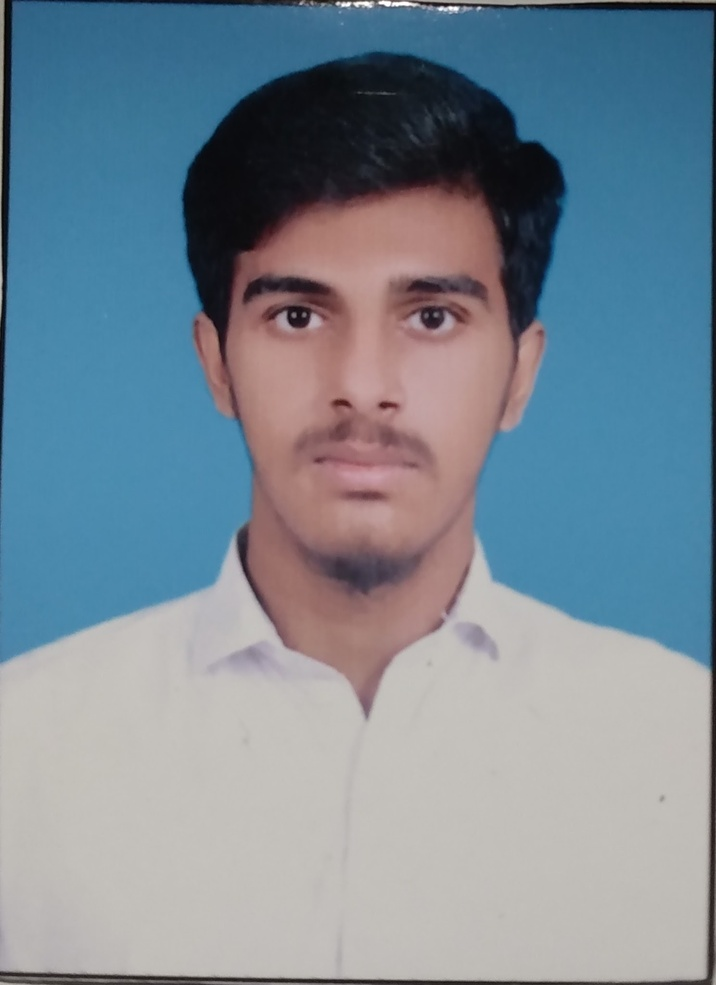
#> input picture yaseen.jpg, 716 x 985 px, shrunk from 1488 x 2048 before the run
$ python functions.py
#> lines starting #> are read from the running program, lines starting #| are printed output that depends on the picture; after the words box and inside, x2 and y2 are one past the last pixel; in counts of white or black regions, pixels touching at a corner belong together
import cv2
import numpy as np

# make kernal [0]
kernal =np.ones((5,5),np.uint8)
print(kernal)

img=cv2.imread("./yaseen.jpg")
#> img is the input picture: shape (985, 716, 3); mean B, G, R 149.1, 137.3, 121.9

# make gray img [1]
img1=cv2.imread("./yaseen.jpg",0)
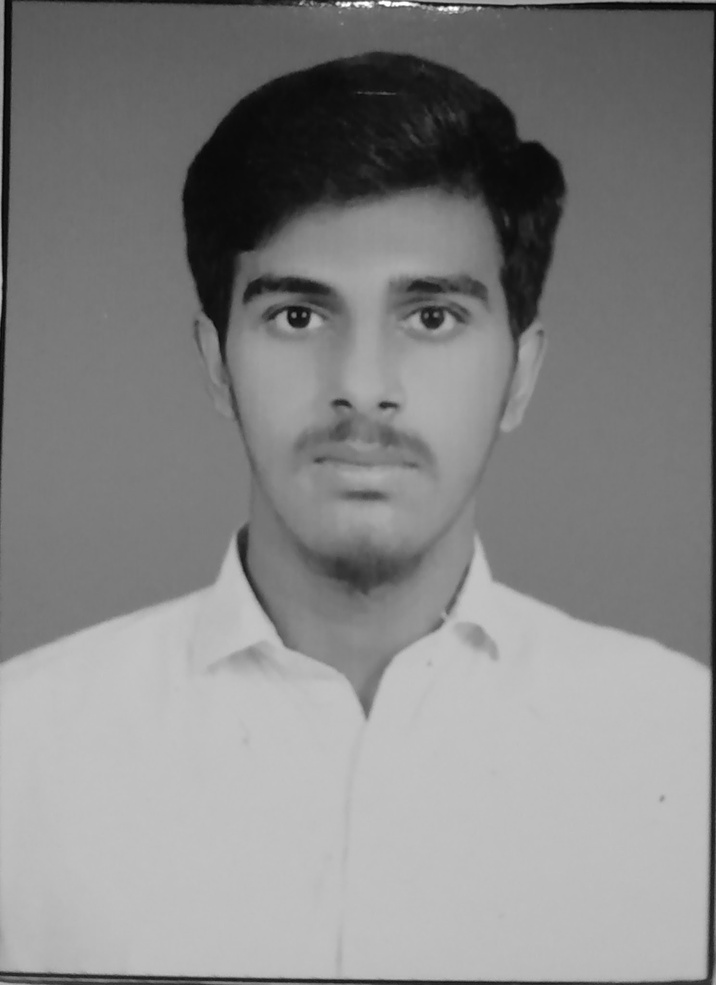
#> img1: shape (985, 716); min 0, max 255, mean 133.9
# [20 lines of commented-out code are left out]
imgCanny = cv2.Canny(img,100,100)
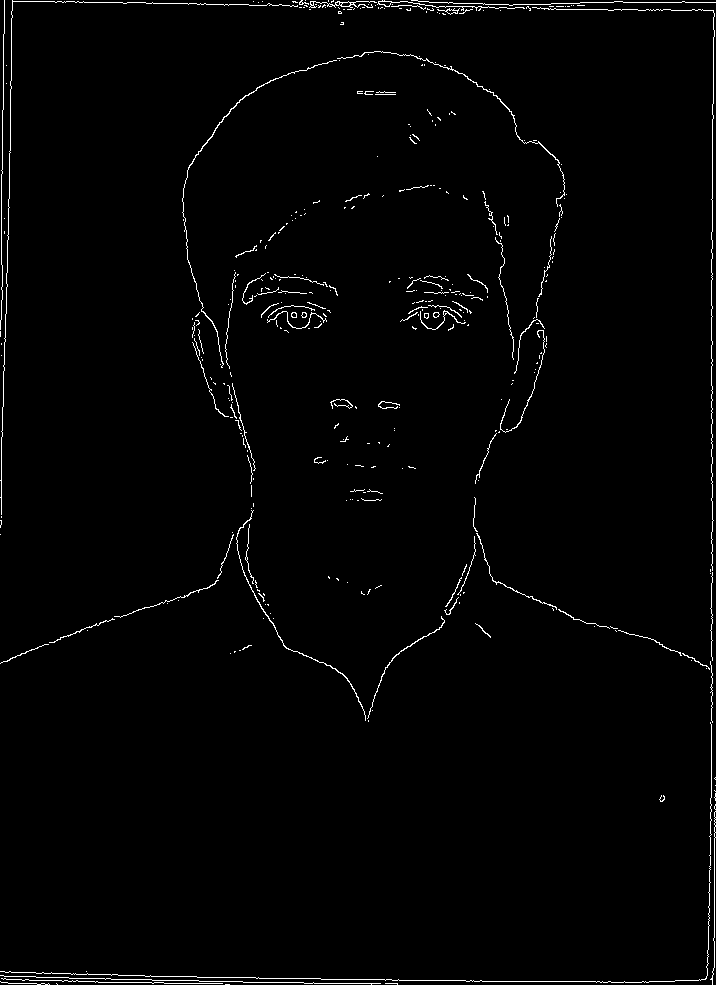
#> imgCanny: shape (985, 716); 1.5% white in thin lines or dots
imgDillation = cv2.dilate(imgCanny,kernal,iterations=2)
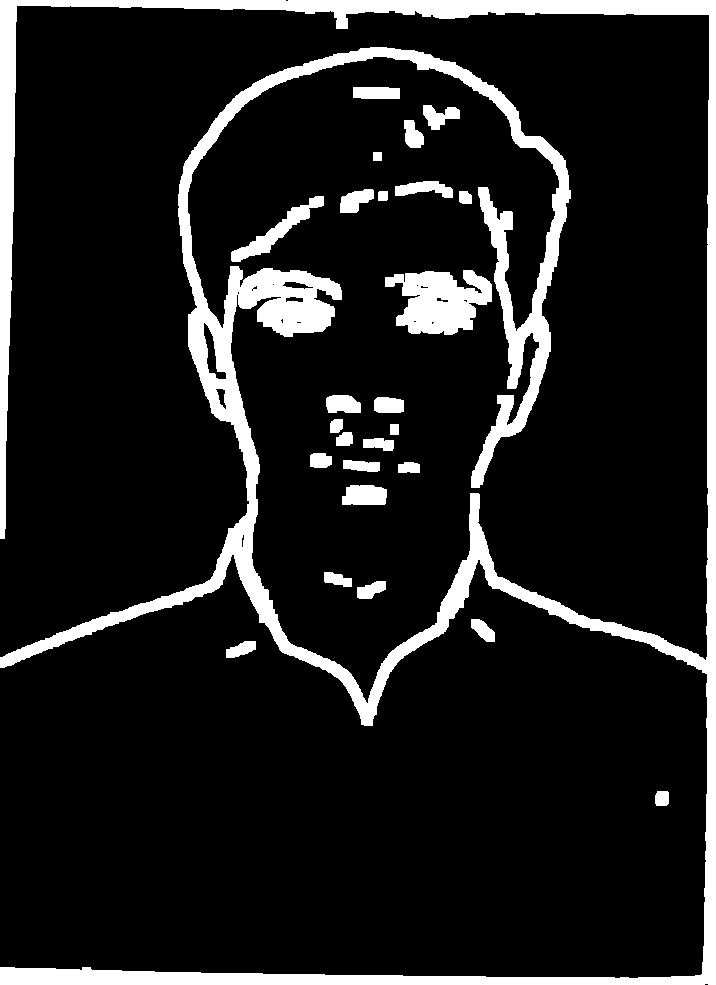
#> imgDillation: shape (985, 716); 11.9% white; 26 white regions, largest, box (x1, y1, x2, y2) and area: (0, 0, 716, 985) 70099, (385, 270, 492, 335) 4646, (231, 196, 324, 262) 1402
imgEroded = cv2.erode(imgDillation,kernal,iterations=2)
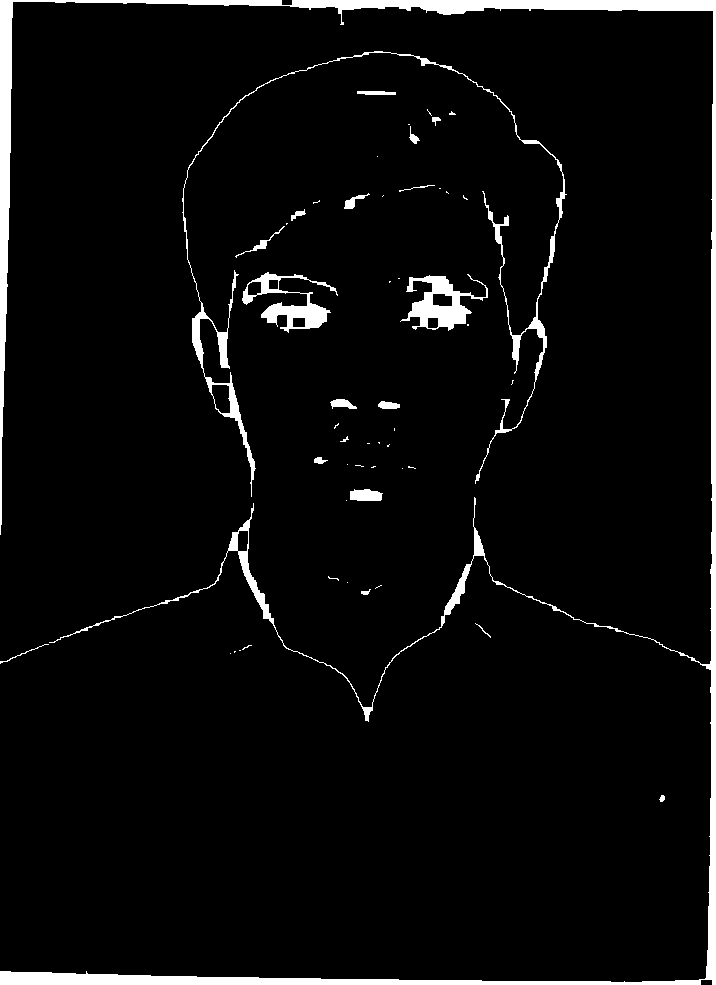
#> imgEroded: shape (985, 716); 4.5% white; 52 white regions (32 under 20 px), largest, box (x1, y1, x2, y2) and area: (0, 0, 716, 985) 21650, (182, 51, 567, 497) 4291, (400, 274, 488, 331) 1983
cv2.imshow("imgEroded",imgEroded)


cv2.waitKey(0)

$ run again, with cardImg.jpg copied over yaseen.jpg
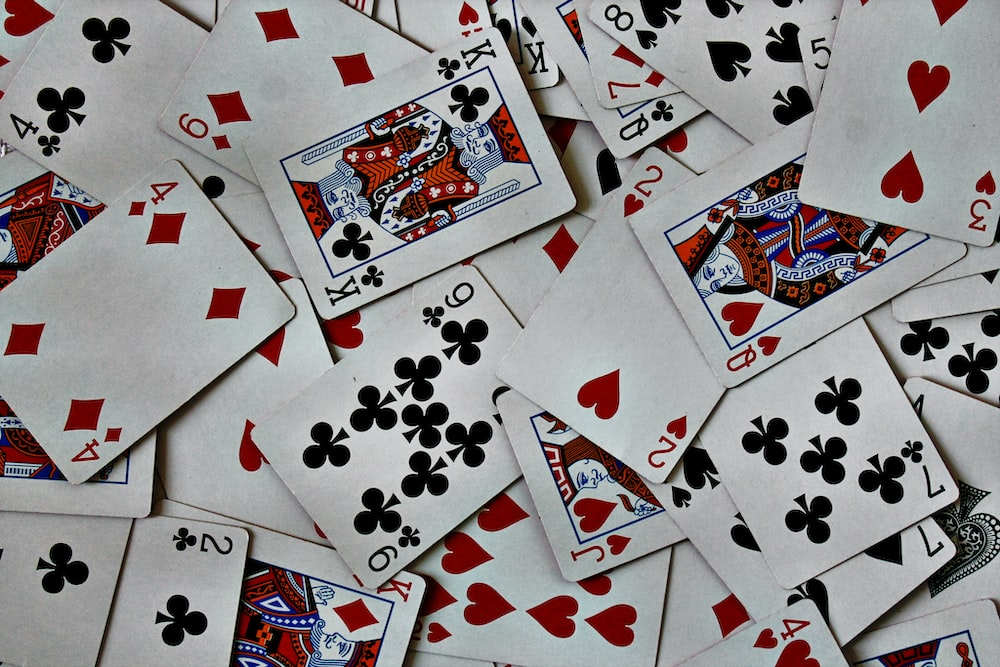
#> input picture cardImg.jpg, 1000 x 667 px
#> img is the input picture: shape (667, 1000, 3); mean B, G, R 138.7, 138, 142.6
#> `imgCanny = cv2.Canny(img,100,100)`:
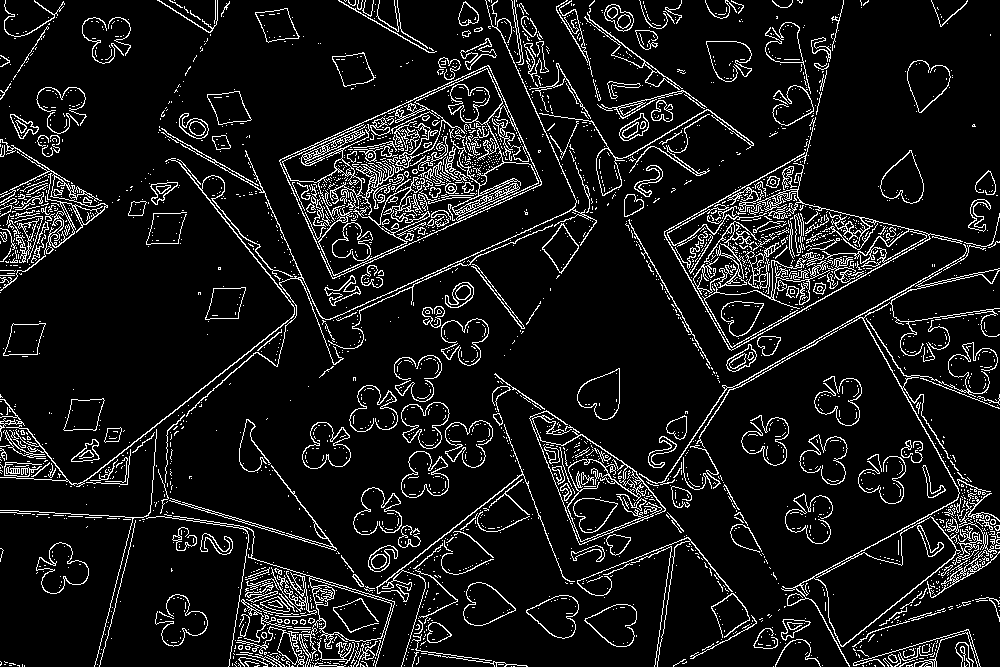
#> imgCanny: shape (667, 1000); 9.2% white in thin lines or dots
#> imgDillation: shape (667, 1000); 51.8% white; 286 black regions (94 under 20 px), largest, box (x1, y1, x2, y2) and area: (0, 0, 289, 479) 57626, (417, 200, 718, 478) 32017, (803, 0, 1000, 241) 30726
#> `imgEroded = cv2.erode(imgDillation,kernal,iterations=2)`:
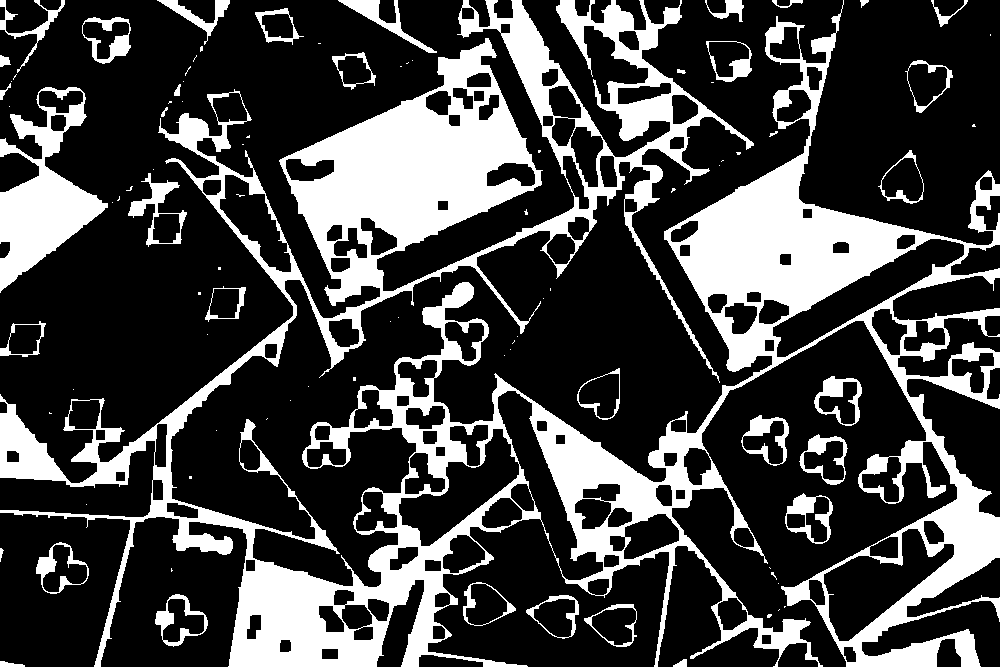
#> imgEroded: shape (667, 1000); 26.5% white; 93 white regions (56 under 20 px), largest, box (x1, y1, x2, y2) and area: (0, 0, 1000, 667) 152922, (0, 87, 108, 293) 9108, (128, 173, 187, 247) 1090
